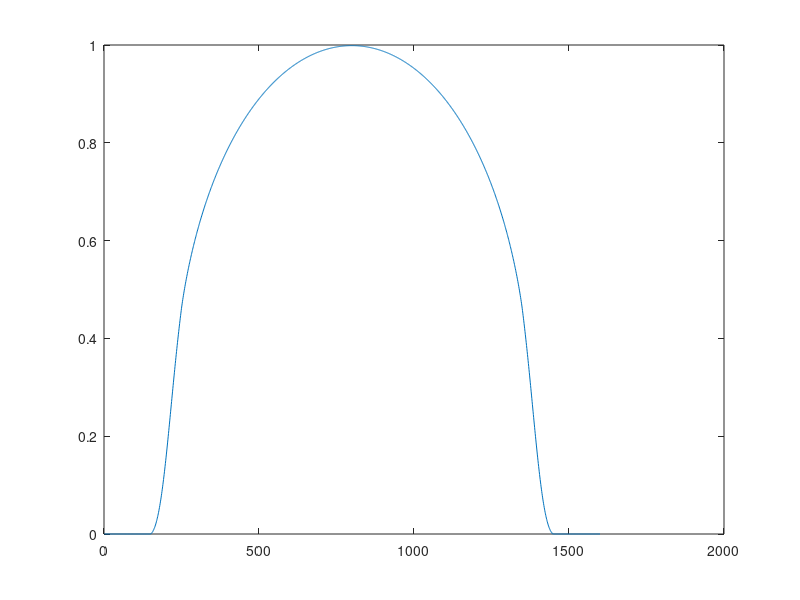
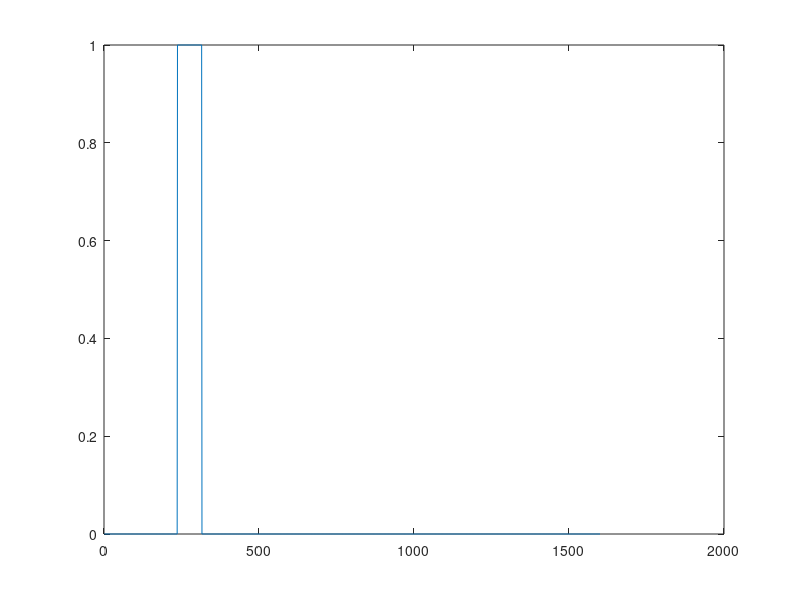
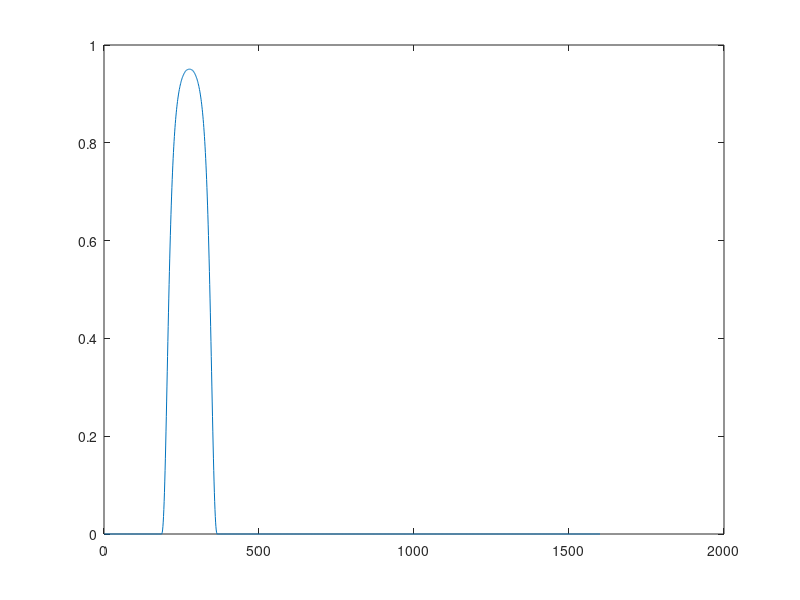

Write the MATLAB code that produced these figures, in order.
clear all

imSize = 1600; %resolution of figure

X = 1:imSize;
X0 = (X/imSize) - .5;
[Xm,Ym] = meshgrid(X0, X0); %creates meshgrid

% ===================== 1. Solar limb darkening function ============
Rs = (Xm.^2)+(Ym.^2);
Rs0=(.75*max(Xm(:)) )^2;
ind=find(Rs>Rs0);
Rs(ind)=0;
a = 1; b = 0.8;
Solar_limb = 1-a*(1-(sqrt(1-Rs/Rs0).^b));
Solar_limb(ind)=0;

%===================== Venus =========================================
XB=(X / imSize) - .5;    % rescale X -> -.5 to .5
YB=(X / imSize) - .5; 
x_pos = round(imSize/2);
y_pos = round(imSize/5.8);
XB=circshift(XB,[0 x_pos-imSize/2]);
YB=circshift(YB,[0 y_pos-imSize/2]);
[Xm Ym] = meshgrid(XB, YB);
Rv = (Xm.^2)+(Ym.^2);
venus_to_sun = 1/15;
Rv0 = (venus_to_sun * sqrt(Rs0))^2;
[indV_out] =find(Rv>Rv0);
indV_in=find(Rv<=Rv0);
Rv(indV_out)=0; 
Rv(indV_in)=1;
Venus_disk = Rv;
figure(10); plot(Venus_disk(:,imSize/2));
%=============Point Spread Function==============================

psf = fspecial('gaussian', 100,30);

solar_limb_psf=imfilter(Solar_limb,psf);
venus_psf = Venus_disk;
venus_psf = imfilter(Venus_disk,psf);
% figure(10); plot(Venus_disk(:,imSize/2));
figure(5); plot(solar_limb_psf(:,imSize/2));


%============ Nonlinearity ==============================================
nW = 1.5;
L50W = .2;
nB = 1.5;
L50B = 0.1;

amp = 1;
solar_limb_nonlinear = amp * (solar_limb_psf.^nW)./(L50W^nW+solar_limb_psf.^nW);
venus_nonlinear = amp * (venus_psf.^nB)./(L50B^nB+venus_psf.^nB);

venus_nonlinear(venus_nonlinear>1)=1;
solar_limb_nonlinear(solar_limb_nonlinear>1)=1;

figure(11); plot(venus_nonlinear(:,imSize/2));

% figure();subplot(1,2,1);imagesc(venus_nonlinear);axis image; colormap(gray);
% subplot(1,2,2); plot(venus_nonlinear(:,imSize/2));
